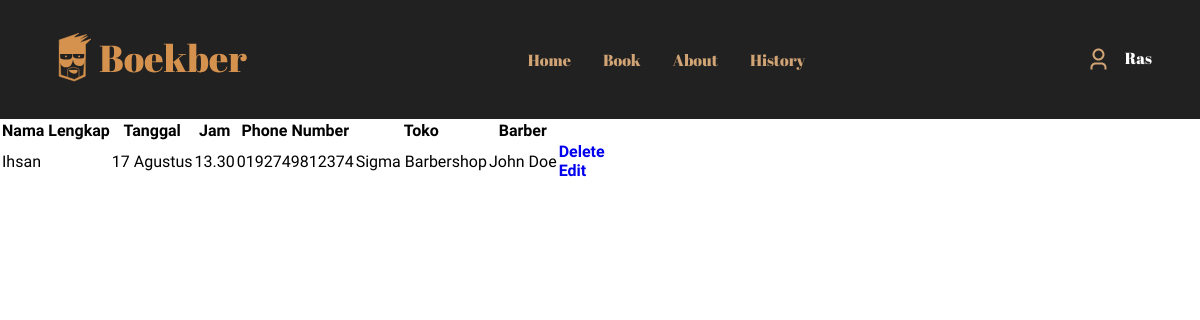
Page /Features/History/History.php (signed in) on the committed database.
### tables this page shows
CREATE TABLE `user` (
  `id` int(32) NOT NULL,
  `Username` varchar(255) NOT NULL,
  `Password` varchar(255) NOT NULL,
  `Email` varchar(255) NOT NULL,
  `Phone_Number` varchar(255) NOT NULL
);

CREATE TABLE `confirmation` (
  `confirmationid` int(11) NOT NULL,
  `iduser` int(11) NOT NULL,
  `NamaLengkap` varchar(32) NOT NULL,
  `Tanggal` varchar(32) NOT NULL,
  `Jam` varchar(10) NOT NULL,
  `Phone_Number` varchar(32) NOT NULL,
  `Barberid` int(11) NOT NULL,
  `Barber_Pilihan` varchar(255) NOT NULL,
  `TokoID` int(11) NOT NULL,
  `Toko_Pilihan` varchar(32) NOT NULL
);

### Features/History/History.php (the view, shortened to what this page needs)
<?php
include("../../Component/Configuration/configuration.php");
$iduser = $_SESSION["id"];
$QueryID = mysqli_query($con, "SELECT * FROM user WHERE id = '$iduser'");
?>
<!DOCTYPE html>
<html lang="en">
<head>
    <link rel="stylesheet" href="History.css">
</head>
<body>
    <div class="container-navbar">
        <div class="navbar-logo">
            <img src="./../../Asset/Navbar Logo.svg" alt="Boekber">
        </div>
        <div class="navbar-list">
            <a href="Home_after_login.php">
                <li>Home</li>
            </a>
            <a href="../../Features/Book/Book.php">
                <li>Book</li>
            </a>
            <a href="About.php">
                <li>About</li>
            </a>
            <a href="../../Features/History/History.php">
                <li>History</li>
            </a>
        </div>
        <div class="navbar-profile">
            <div>
                <a href="../Profile/Profile.php" class="profile-wrapper">
                    <img src="../../Asset//User Icon.svg" alt="Icon">
                    <?php
                    while ($baris = mysqli_fetch_array($QueryID)) {
                        echo "<h2> $baris[Username]</h2>";
                    }
                    ?>
                </a>
            </div>
        </div>
    </div>
    <section>
        <table class="styled-table">
            <thead>
                <tr>
                    <th>Nama Lengkap</th>
                    <th>Tanggal</th>
                    <th>Jam</th>
                    <th>Phone Number</th>
                    <th>Toko</th>
                    <th>Barber</th>
                </tr>
            </thead>
            <tbody>
                <?php
                $iduser = $_SESSION["id"];
                $kueri = mysqli_query($con, "SELECT * FROM confirmation WHERE iduser = '$iduser'");
                while ($baris = mysqli_fetch_array($kueri)) {
                    echo "<tr>";
                    echo "<td>" . $baris['NamaLengkap'] . "</td>";
                    echo "<td>" . $baris['Tanggal'] . "</td>";
                    echo "<td>" . $baris['Jam'] . "</td>";
                    echo "<td>" . $baris['Phone_Number'] . "</td>";
                    echo "<td>" . $baris['Toko_Pilihan'] . "</td>";
                    echo "<td>" . $baris['Barber_Pilihan'] . "</td>";
                    echo "<td>";
                    echo "<a href='hapus.php?id=" . $baris['confirmationid'] . "'><b>Delete</b></a>";
                    echo "<br>";
                    echo "<a href='edit.php?id=" . $baris['confirmationid'] . "'><b>Edit</b></a>";
                    echo "</td>";
                    echo "</tr>";
                }
                ?>
            </tbody>
        </table>
    </section>
</body>
</html>

### Features/History/History.css (style rules this page uses)
* { margin: 0; padding: 0; }
body { font-family: 'Plus Jakarta Sans'; }
a { text-decoration: none; }
.container-navbar { display: flex; justify-content: space-between; align-items: center; background-color: #222121; padding-top: 2rem; padding-left: 3rem; padding-right: 3rem; padding-bottom: 2rem; }
.profile-wrapper { display: flex; flex-direction: row; }
.navbar-profile { display: flex; flex-direction: row; }
.navbar-profile h2 { padding-left: 14px; font-family: 'Abril Fatface'; font-style: normal; font-weight: 400; font-size: 16px; line-height: 22px; color: white; }
.navbar-list { display: flex; gap: 2rem; }
.navbar-list li { list-style: none; color: #D1A475; font-weight: 500; font-family: 'Abril Fatface'; font-style: normal; font-weight: 400; font-size: 16px; line-height: 22px; }
.navbar-list a { text-decoration: none; }
.navbar-logo { color: #D1A475; }

### rows in the picture
user: Username "Ras"
confirmation: NamaLengkap "Ihsan", Tanggal "17 Agustus", Jam "13.30", Phone_Number "0192749812374", Toko_Pilihan "Sigma Barbershop", Barber_Pilihan "John Doe"
